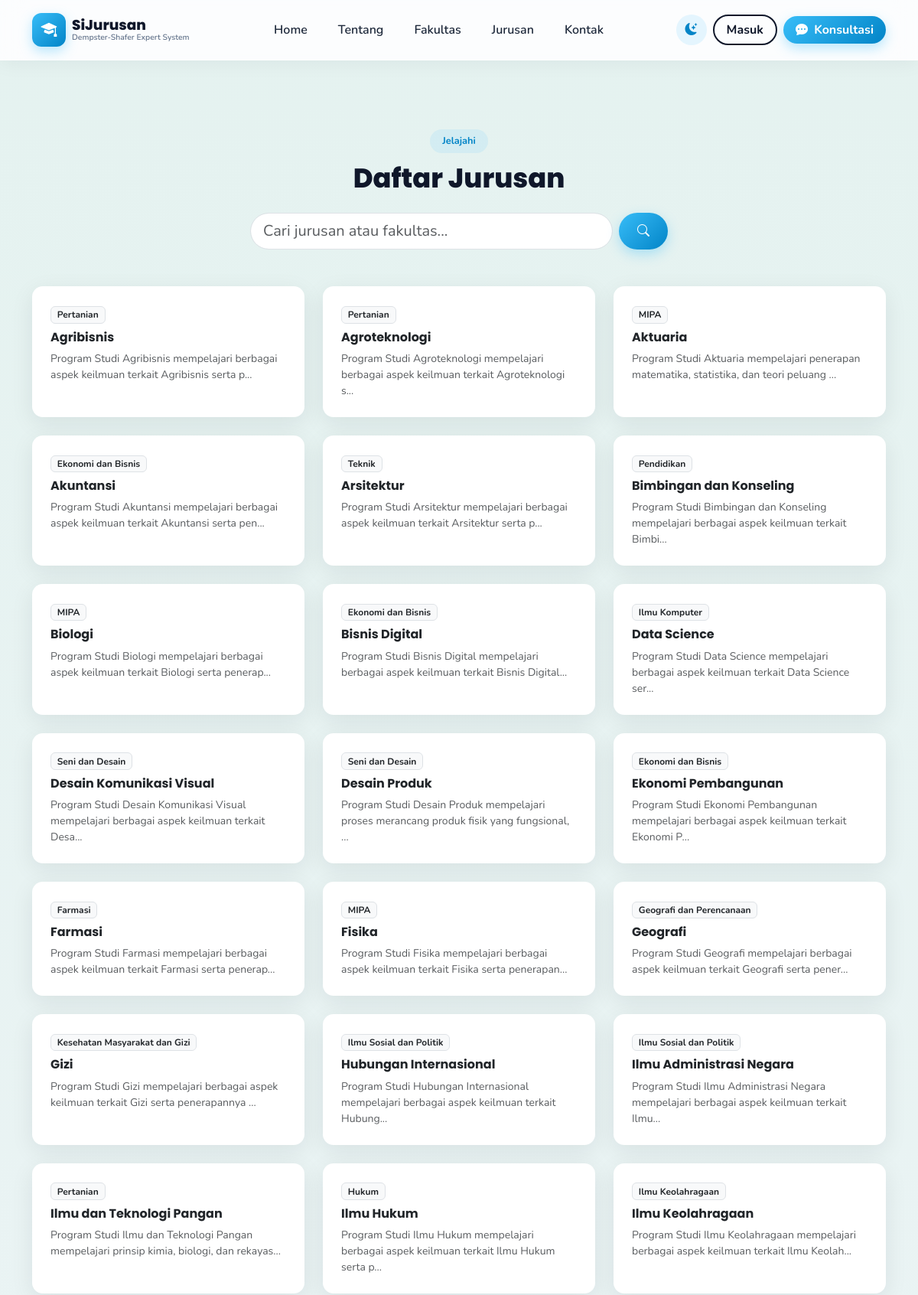
Screenshot of /jurusan (upper part) with the database file from the repository.
### tables this page shows
CREATE TABLE `jurusan` (
  `id_jurusan` INT UNSIGNED AUTO_INCREMENT PRIMARY KEY,
  `id_fakultas` INT UNSIGNED NOT NULL,
  `kode_jurusan` VARCHAR(15) NOT NULL UNIQUE,
  `nama_jurusan` VARCHAR(150) NOT NULL,
  `slug` VARCHAR(160) NOT NULL UNIQUE,
  `deskripsi` TEXT,
  `skill_dibutuhkan` TEXT COMMENT 'JSON array atau teks list',
  `prospek_kerja` TEXT,
  `peluang_karier` TEXT,
  `mata_kuliah_inti` TEXT COMMENT 'Daftar mata kuliah inti/wajib program studi',
  `range_gaji` VARCHAR(100) COMMENT 'Estimasi rentang gaji lulusan (contoh: Rp5.000.000 - Rp12.000.000)',
  `top_kampus` TEXT COMMENT 'Daftar top 10 PTN penyedia jurusan ini (dipisah | )',
  `mata_pelajaran_pendukung` VARCHAR(255) DEFAULT NULL,
  `gambar` VARCHAR(255) DEFAULT NULL,
  `icon` VARCHAR(100) DEFAULT 'bi-book',
  `urutan` INT DEFAULT 0,
  `status` ENUM('aktif','nonaktif') NOT NULL DEFAULT 'aktif',
  `created_at` TIMESTAMP DEFAULT CURRENT_TIMESTAMP,
  `updated_at` TIMESTAMP DEFAULT CURRENT_TIMESTAMP ON UPDATE CURRENT_TIMESTAMP,
  FOREIGN KEY (`id_fakultas`) REFERENCES `fakultas`(`id_fakultas`) ON DELETE CASCADE ON UPDATE CASCADE,
  INDEX idx_jurusan_fakultas (`id_fakultas`)
);

CREATE TABLE `fakultas` (
  `id_fakultas` INT UNSIGNED AUTO_INCREMENT PRIMARY KEY,
  `kode_fakultas` VARCHAR(10) NOT NULL UNIQUE,
  `nama_fakultas` VARCHAR(150) NOT NULL,
  `slug` VARCHAR(160) NOT NULL UNIQUE,
  `deskripsi` TEXT,
  `icon` VARCHAR(100) DEFAULT 'bi-mortarboard' COMMENT 'bootstrap icon class',
  `gambar` VARCHAR(255) DEFAULT NULL,
  `urutan` INT DEFAULT 0,
  `status` ENUM('aktif','nonaktif') NOT NULL DEFAULT 'aktif',
  `created_at` TIMESTAMP DEFAULT CURRENT_TIMESTAMP,
  `updated_at` TIMESTAMP DEFAULT CURRENT_TIMESTAMP ON UPDATE CURRENT_TIMESTAMP
);

### core/Controller.php (called while the page is built, shortened)
<?php
class Controller
{
    protected function view(string $view, array $data = []): void
    {
        extract($data);
        $viewFile = VIEW_PATH . $view . '.php';
        require $viewFile;
    }
    protected function model(string $model): object
    {
        $modelFile = MODEL_PATH . $model . '.php';
        return new $model();
    }
}

### controllers/JurusanController.php (called while the page is built, shortened)
<?php
class JurusanController extends Controller
{
    private $jurusanModel;
    public function __construct()
    {
        $this->jurusanModel = $this->model('Jurusan');
    }
    public function index()
    {
        $keyword = clean($_GET['q'] ?? '');
        $jurusan = $keyword !== '' ? $this->jurusanModel->search($keyword) : $this->jurusanModel->allWithFakultas();
        $this->view('jurusan/index', [
            'title' => 'Daftar Jurusan - ' . APP_NAME,
            'jurusan' => $jurusan,
            'keyword' => $keyword,
        ]);
    }
}

### core/Router.php (called while the page is built, shortened)
<?php
class Router
{
    private string $defaultMethod = 'index';
    public function dispatch(): void
    {
        $url = $this->parseUrl();
        require_once CORE_PATH . 'Controller.php';
        require_once CORE_PATH . 'Model.php';
        $controller = new $controllerName();
        $method = !empty($url[1]) ? $this->sanitize($url[1]) : $this->defaultMethod;
        unset($url[0], $url[1]);
        $params = array_values($url);
        call_user_func_array([$controller, $method], $params);
    }
    private function parseUrl(): array
    {
        if (isset($_GET['url'])) {
            $url = rtrim($_GET['url'], '/');
            $url = filter_var($url, FILTER_SANITIZE_URL);
            return explode('/', $url);
        }
        return [];
    }
    private function sanitize(string $input): string
    {
        return preg_replace('/[^a-zA-Z0-9_-]/', '', $input);
    }
}

### index.php (called while the page is built, shortened)
<?php
require_once __DIR__ . '/config/database.php';
require_once __DIR__ . '/core/Database.php';
require_once __DIR__ . '/helpers/functions.php';
require_once __DIR__ . '/core/Router.php';
try {
    $router = new Router();
    $router->dispatch();
} catch (Throwable $e) {
    error_log('Application Error: ' . $e->getMessage());
    http_response_code(500);
    if (APP_DEBUG) {
        echo '<h2>Terjadi Kesalahan</h2>';
        echo '<pre>' . htmlspecialchars($e->getMessage()) . "\n\n" . htmlspecialchars($e->getTraceAsString()) . '</pre>';
    } else {
        echo 'Terjadi kesalahan pada server. Silakan coba lagi nanti.';
    }
}

### helpers/functions.php (called while the page is built, shortened)
<?php
function clean(?string $string): string
{
    return htmlspecialchars(trim($string), ENT_QUOTES, 'UTF-8');
}
function truncate_text(?string $text, int $length = 100, string $suffix = '...'): string
{
    if (function_exists('mb_strimwidth')) {
        return mb_strimwidth($text, 0, $length, $suffix);
    }
    return substr($text, 0, $length) . $suffix;
}

### core/Database.php (called while the page is built, shortened)
<?php
class Database
{
    private static ?PDO $instance = null;
    public static function getInstance(): PDO
    {
        if (self::$instance === null) {
            try {
                $dsn = 'mysql:host=' . DB_HOST . ';dbname=' . DB_NAME . ';charset=' . DB_CHARSET;
                $options = [
                    PDO::ATTR_ERRMODE            => PDO::ERRMODE_EXCEPTION,
                    PDO::ATTR_DEFAULT_FETCH_MODE => PDO::FETCH_ASSOC,
                    PDO::ATTR_EMULATE_PREPARES   => false,
                ];
                self::$instance = new PDO($dsn, DB_USER, DB_PASS, $options);
            } catch (PDOException $e) {
                error_log('Database Connection Error: ' . $e->getMessage());
                if (APP_DEBUG) {
                    die('Koneksi database gagal: ' . $e->getMessage());
                }
                die('Koneksi database gagal. Silakan hubungi administrator.');
            }
        }
        return self::$instance;
    }
}

### core/Model.php (called while the page is built, shortened)
<?php
class Model
{
    protected PDO $db;
    public function __construct()
    {
        $this->db = Database::getInstance();
    }
    public function query(string $sql, array $params = []): array
    {
        $stmt = $this->db->prepare($sql);
        $stmt->execute($params);
        return $stmt->fetchAll();
    }
}

### models/Jurusan.php (called while the page is built, shortened)
<?php
class Jurusan extends Model
{
    public function allWithFakultas(): array
    {
        return $this->query(
            "SELECT j.*, f.nama_fakultas, f.slug as slug_fakultas
             FROM jurusan j
             JOIN fakultas f ON f.id_fakultas = j.id_fakultas
             WHERE j.status = 'aktif'
             ORDER BY j.nama_jurusan ASC"
        );
    }
}

### views/jurusan/index.php (the view, shortened to what this page needs)
<?php require VIEW_PATH . 'layout/header.php'; ?>
<section class="section-padding section-tint-green">
    <div class="container">
        <div class="text-center mb-4" data-aos="fade-up">
            <span class="section-badge">Jelajahi</span>
            <h2 class="section-title">Daftar Jurusan</h2>
        </div>
        <div class="row justify-content-center mb-5" data-aos="fade-up">
            <div class="col-lg-6">
                <form method="GET" action="<?= BASE_URL ?>jurusan" class="d-flex gap-2">
                    <input type="text" name="q" class="form-control form-control-lg rounded-pill" placeholder="Cari jurusan atau fakultas..." value="<?= clean($keyword) ?>">
                    <button class="btn btn-gradient rounded-pill px-4"><i class="bi bi-search"></i></button>
                </form>
            </div>
        </div>
        <div class="row g-4">
            <?php foreach ($jurusan as $i => $j): ?>
            <div class="col-lg-4 col-md-6" data-aos="fade-up" data-aos-delay="<?= ($i % 3) * 80 ?>">
                <a href="<?= BASE_URL ?>jurusan/detail/<?= $j['slug'] ?>" class="text-decoration-none">
                    <div class="card-modern p-4 h-100">
                        <span class="badge bg-light text-dark border mb-2"><?= clean($j['nama_fakultas']) ?></span>
                        <h6 class="fw-bold text-dark"><?= clean($j['nama_jurusan']) ?></h6>
                        <p class="text-muted small mb-0"><?= truncate_text(clean($j['deskripsi'] ?? ''), 90) ?></p>
                    </div>
                </a>
            </div>
            <?php endforeach; ?>
        </div>
    </div>
</section>
<?php require VIEW_PATH . 'layout/footer.php'; ?>

### assets/css/style.css (style rules this page uses)
:root { --sky-blue: #38bdf8; --sky-blue-dark: #0284c7; --navy: #0f172a; --navy-light: #1e293b; --orange: #fb923c; --green: #22c55e; --white: #ffffff; --gray-bg: #f1f5f9; --text-dark: #1e293b; --text-muted: #64748b; --radius-lg: 20px; --radius-md: 14px; --radius-sm: 8px; --shadow-soft: 0 8px 30px rgba(15, 23, 42, 0.08); --shadow-hover: 0 16px 40px rgba(15, 23, 42, 0.14); --gradient-main: linear-gradient(135deg, var(--sky-blue) 0%, var(--sky-blue-dark) 100%); --gradient-orange: linear-gradient(135deg, #fdba74 0%, var(--orange) 100%); --gradient-navy: linear-gradient(135deg, #1e293b 0%, var(--navy) 100%); }
* { box-sizing: border-box; }
body { font-family: 'Nunito', sans-serif; background: var(--gray-bg); color: var(--text-dark); overflow-x: hidden; transition: background 0.3s ease, color 0.3s ease; }
h1, h2, h3, h4, h5, h6, .brand-title, .fw-poppins { font-family: 'Poppins', sans-serif; }
a { text-decoration: none; }
.btn-gradient { background: var(--gradient-main); color: white; border: none; font-weight: 700; box-shadow: 0 6px 16px rgba(56, 189, 248, 0.35); transition: all 0.3s ease; }
.card-modern { background: var(--white); border: none; border-radius: var(--radius-md); box-shadow: var(--shadow-soft); transition: all 0.3s ease; overflow: hidden; }
.section-padding { padding: 90px 0; }
.section-badge { display: inline-block; background: rgba(56,189,248,0.1); color: var(--sky-blue-dark); font-weight: 700; padding: 6px 16px; border-radius: 30px; font-size: 0.8rem; margin-bottom: 12px; }
.section-title { font-weight: 800; font-size: 2.2rem; color: var(--navy); }
[data-aos] { transition-property: transform, opacity; }
.section-tint-green { background: linear-gradient(180deg, rgba(34,197,94,0.06) 0%, rgba(255,255,255,0) 100%); position: relative; overflow: hidden; }
.section-padding > .container { position: relative; z-index: 1; }

### rows the page displays
jurusan: id_fakultas.nama_fakultas "Pertanian", nama_jurusan "Agribisnis", deskripsi "Program Studi Agribisnis mempelajari berbagai aspek keilmuan terkait Agribisnis serta p..."
jurusan: id_fakultas.nama_fakultas "Pertanian", nama_jurusan "Agroteknologi", deskripsi "Program Studi Agroteknologi mempelajari berbagai aspek keilmuan terkait Agroteknologi s..."
jurusan: id_fakultas.nama_fakultas "MIPA", nama_jurusan "Aktuaria", deskripsi "Program Studi Aktuaria mempelajari penerapan matematika, statistika, dan teori peluang ..."
jurusan: id_fakultas.nama_fakultas "Ekonomi dan Bisnis", nama_jurusan "Akuntansi", deskripsi "Program Studi Akuntansi mempelajari berbagai aspek keilmuan terkait Akuntansi serta pen..."
jurusan: id_fakultas.nama_fakultas "Teknik", nama_jurusan "Arsitektur", deskripsi "Program Studi Arsitektur mempelajari berbagai aspek keilmuan terkait Arsitektur serta p..."
jurusan: id_fakultas.nama_fakultas "Pendidikan", nama_jurusan "Bimbingan dan Konseling", deskripsi "Program Studi Bimbingan dan Konseling mempelajari berbagai aspek keilmuan terkait Bimbi..."
jurusan: id_fakultas.nama_fakultas "MIPA", nama_jurusan "Biologi", deskripsi "Program Studi Biologi mempelajari berbagai aspek keilmuan terkait Biologi serta penerap..."
jurusan: id_fakultas.nama_fakultas "Ekonomi dan Bisnis", nama_jurusan "Bisnis Digital", deskripsi "Program Studi Bisnis Digital mempelajari berbagai aspek keilmuan terkait Bisnis Digital..."
jurusan: id_fakultas.nama_fakultas "Ilmu Komputer", nama_jurusan "Data Science", deskripsi "Program Studi Data Science mempelajari berbagai aspek keilmuan terkait Data Science ser..."
jurusan: id_fakultas.nama_fakultas "Seni dan Desain", nama_jurusan "Desain Komunikasi Visual", deskripsi "Program Studi Desain Komunikasi Visual mempelajari berbagai aspek keilmuan terkait Desa..."
jurusan: id_fakultas.nama_fakultas "Seni dan Desain", nama_jurusan "Desain Produk", deskripsi "Program Studi Desain Produk mempelajari proses merancang produk fisik yang fungsional, ..."
jurusan: id_fakultas.nama_fakultas "Ekonomi dan Bisnis", nama_jurusan "Ekonomi Pembangunan", deskripsi "Program Studi Ekonomi Pembangunan mempelajari berbagai aspek keilmuan terkait Ekonomi P..."
jurusan: id_fakultas.nama_fakultas "Farmasi", nama_jurusan "Farmasi", deskripsi "Program Studi Farmasi mempelajari berbagai aspek keilmuan terkait Farmasi serta penerap..."
jurusan: id_fakultas.nama_fakultas "MIPA", nama_jurusan "Fisika", deskripsi "Program Studi Fisika mempelajari berbagai aspek keilmuan terkait Fisika serta penerapan..."
jurusan: id_fakultas.nama_fakultas "Geografi dan Perencanaan", nama_jurusan "Geografi", deskripsi "Program Studi Geografi mempelajari berbagai aspek keilmuan terkait Geografi serta pener..."
jurusan: id_fakultas.nama_fakultas "Kesehatan Masyarakat dan Gizi", nama_jurusan "Gizi", deskripsi "Program Studi Gizi mempelajari berbagai aspek keilmuan terkait Gizi serta penerapannya ..."
jurusan: id_fakultas.nama_fakultas "Ilmu Sosial dan Politik", nama_jurusan "Hubungan Internasional", deskripsi "Program Studi Hubungan Internasional mempelajari berbagai aspek keilmuan terkait Hubung..."
jurusan: id_fakultas.nama_fakultas "Ilmu Sosial dan Politik", nama_jurusan "Ilmu Administrasi Negara", deskripsi "Program Studi Ilmu Administrasi Negara mempelajari berbagai aspek keilmuan terkait Ilmu..."
jurusan: id_fakultas.nama_fakultas "Pertanian", nama_jurusan "Ilmu dan Teknologi Pangan", deskripsi "Program Studi Ilmu dan Teknologi Pangan mempelajari prinsip kimia, biologi, dan rekayas..."
jurusan: id_fakultas.nama_fakultas "Hukum", nama_jurusan "Ilmu Hukum", deskripsi "Program Studi Ilmu Hukum mempelajari berbagai aspek keilmuan terkait Ilmu Hukum serta p..."
jurusan: id_fakultas.nama_fakultas "Ilmu Keolahragaan", nama_jurusan "Ilmu Keolahragaan", deskripsi "Program Studi Ilmu Keolahragaan mempelajari berbagai aspek keilmuan terkait Ilmu Keolah..."
